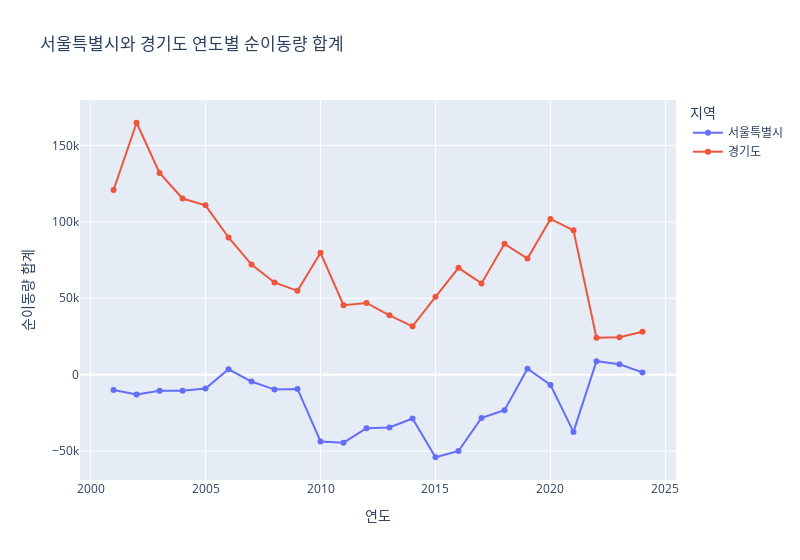

Notebook code cell kept with this figure:
### Code cell
# plotly를 사용하여 그래프 그리기
import plotly.express as px

# 데이터 준비
seoul_yearly['지역'] = '서울특별시'
gyeonggi_yearly['지역'] = '경기도'
combined_data = pd.concat([seoul_yearly, gyeonggi_yearly])

# plotly를 사용한 그래프 생성
fig = px.line(combined_data, x='year', y='move_count', color='지역', 
              title='서울특별시와 경기도 연도별 순이동량 합계',
              labels={'year': '연도', 'move_count': '순이동량 합계', '지역': '지역'},
              markers=True)

# 그래프 레이아웃 설정
fig.update_layout(
    xaxis_title='연도',
    yaxis_title='순이동량 합계',
    legend_title='지역',
    font=dict(size=12),
    width=800  # 가로 길이를 600픽셀로 지정
)

# 그래프 표시
fig.show()

### Figure 1 — Plotly figure (JSON) as saved in the notebook; plotly's stock layout.template omitted (floating-point values rounded to 4 significant figures)
{"data": [{"hovertemplate": "지역=서울특별시<br>연도=%{x}<br>순이동량 합계=%{y}<extra></extra>", "legendgroup": "서울특별시", "line": {"color": "#636efa", "dash": "solid"}, "marker": {"symbol": "circle"}, "mode": "lines+markers", "name": "서울특별시", "orientation": "v", "showlegend": true, "type": "scatter", "x": [2001, 2002, 2003, 2004, 2005, 2006, 2007, 2008, 2009, 2010, 2011, 2012, 2013, 2014, 2015, 2016, 2017, 2018, 2019, 2020, 2021, 2022, 2023, 2024], "xaxis": "x", "y": [-10031, -13003, -10568, -10493, -9106, 3507, -4484, -9770, -9332, -43713, -44534, -35079, -34584, -28750, -54068, -49971, -28326, -23218, 3868, -6776, -37490, 8822, 6851, 1495], "yaxis": "y"}, {"hovertemplate": "지역=경기도<br>연도=%{x}<br>순이동량 합계=%{y}<extra></extra>", "legendgroup": "경기도", "line": {"color": "#EF553B", "dash": "solid"}, "marker": {"symbol": "circle"}, "mode": "lines+markers", "name": "경기도", "orientation": "v", "showlegend": true, "type": "scatter", "x": [2001, 2002, 2003, 2004, 2005, 2006, 2007, 2008, 2009, 2010, 2011, 2012, 2013, 2014, 2015, 2016, 2017, 2018, 2019, 2020, 2021, 2022, 2023, 2024], "xaxis": "x", "y": [120897, 164922, 132000, 115328, 110863, 89801, 72091, 60353, 54887, 79783, 45449, 46962, 38850, 31655, 50977, 69921, 59764, 85666, 75981, 101930, 94479, 24176, 24482, 28117], "yaxis": "y"}], "layout": {"font": {"size": 12}, "legend": {"title": {"text": "지역"}, "tracegroupgap": 0}, "title": {"text": "서울특별시와 경기도 연도별 순이동량 합계"}, "width": 800, "xaxis": {"anchor": "y", "domain": [0, 1], "title": {"text": "연도"}}, "yaxis": {"anchor": "x", "domain": [0, 1], "title": {"text": "순이동량 합계"}}}}
